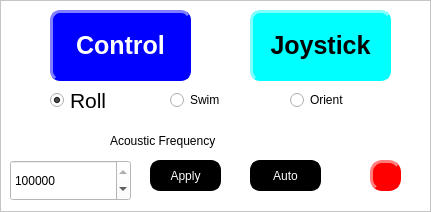
    <widget class="QFrame" name="frame">
     <property name="geometry">
      <rect>
       <x>10</x>
       <y>5</y>
       <width>431</width>
       <height>212</height>
      </rect>
     </property>
     <property name="styleSheet">
      <string notr="true"> color: rgb(0, 0, 0);
 background-color: rgb(255, 255, 255);
</string>
     </property>
     <property name="frameShape">
      <enum>QFrame::StyledPanel</enum>
     </property>
     <property name="frameShadow">
      <enum>QFrame::Raised</enum>
     </property>
     <widget class="QLabel" name="led">
      <property name="geometry">
       <rect>
        <x>370</x>
        <y>160</y>
        <width>31</width>
        <height>31</height>
       </rect>
      </property>
      <property name="styleSheet">
       <string notr="true">
                background-color: rgb(255, 0, 0);
                border-style: outset;
                border-width: 3px;
                border-radius: 12px;
                border-color: rgb(255, 0, 0);
         
                padding: 6px;</string>
      </property>
      <property name="text">
       <string/>
      </property>
     </widget>
     <widget class="QRadioButton" name="swimradio">
      <property name="geometry">
       <rect>
        <x>170</x>
        <y>90</y>
        <width>91</width>
        <height>20</height>
       </rect>
      </property>
      <property name="text">
       <string>Swim</string>
      </property>
     </widget>
     <widget class="QPushButton" name="applyacousticbutton">
      <property name="geometry">
       <rect>
        <x>150</x>
        <y>160</y>
        <width>71</width>
        <height>31</height>
       </rect>
      </property>
      <property name="styleSheet">
       <string notr="true">QPushButton {
                color: rgb(255, 255, 255);
                background-color: rgb(0, 0, 0);
                border-style: outset;
                border-width: 2px;
                border-radius: 10px;
                border-color: rgb(0, 0, 0);
                min-width: 1em;
                padding: 1px;
            }
            QPushButton:hover {
                background-color: rgb(100, 100, 100);
                color: rgb(0, 0, 0);
                border-style: inset;
            }

 		QPushButton:checked {
                color: rgb(255, 255, 255);
                background-color: rgb(255, 0, 0);
                border-style: outset;
                border-width: 2px;
                border-radius: 10px;
                border-color: rgb(200, 0, 0);
                min-width: 1em;
                padding: 1px;
}</string>
      </property>
      <property name="text">
       <string>Apply</string>
      </property>
      <property name="checkable">
       <bool>true</bool>
      </property>
     </widget>
     <widget class="QRadioButton" name="rollradio">
      <property name="geometry">
       <rect>
        <x>50</x>
        <y>90</y>
        <width>81</width>
        <height>21</height>
       </rect>
      </property>
      <property name="font">
       <font>
        <pointsize>16</pointsize>
        <italic>false</italic>
        <bold>false</bold>
       </font>
      </property>
      <property name="text">
       <string>Roll</string>
      </property>
      <property name="checked">
       <bool>true</bool>
      </property>
     </widget>
     <widget class="QPushButton" name="joystickbutton">
      <property name="geometry">
       <rect>
        <x>250</x>
        <y>10</y>
        <width>141</width>
        <height>71</height>
       </rect>
      </property>
      <property name="styleSheet">
       <string notr="true">QPushButton {
                color: rgb(0, 0, 0);
                background-color: rgb(0, 255, 255);
                border-style: outset;
                border-width: 3px;
                border-radius: 10px;
                border-color: rgb(0, 255, 255);
                min-width: 1em;
                padding: 6px;
                font: bold 25px;
            }
      
            QPushButton:checked {
                color: rgb(0, 0, 0);
                background-color: rgb(255, 0, 0);
                border-style: inset;
                border-width: 3px;
                border-radius: 10px;
                border-color: rgb(255, 0, 0);
                font: bold 25px;
                min-width: 1em;
			  padding-left: 5px;
                padding-top: 5px;
               
            }
            QPushButton:hover {
                background-color: rgb(100, 100, 100);
                color: rgb(255, 255, 255);
                border-color: rgb(100, 100, 100);
                padding-left: 5px;
                padding-top: 5px;
            }</string>
      </property>
      <property name="text">
       <string>Joystick</string>
      </property>
      <property name="checkable">
       <bool>true</bool>
      </property>
     </widget>
     <widget class="QPushButton" name="controlbutton">
      <property name="geometry">
       <rect>
        <x>50</x>
        <y>10</y>
        <width>141</width>
        <height>71</height>
       </rect>
      </property>
      <property name="styleSheet">
       <string notr="true">QPushButton {
                color: rgb(255, 255, 255);
                background-color: rgb(0, 0, 255);
                border-style: outset;
                border-width: 3px;
                border-radius: 10px;
                border-color: rgb(0, 0, 255);
                min-width: 1em;
                padding: 6px;
                font: bold 25px;
            }
      
            QPushButton:checked {
                color: rgb(255, 255, 255);
                background-color: rgb(255, 0, 0);
                border-style: inset;
                border-width: 3px;
                border-radius: 10px;
                border-color: rgb(255, 0, 0);
                font: bold 25px;
                min-width: 1em;
               
            }
            QPushButton:hover {
                background-color: rgb(100, 100, 100);
                color: rgb(255, 255, 255);
                border-color: rgb(0, 255, 0);
                padding-left: 5px;
                padding-top: 5px;
            }</string>
      </property>
      <property name="text">
       <string>Control</string>
      </property>
      <property name="checkable">
       <bool>true</bool>
      </property>
     </widget>
     <widget class="QRadioButton" name="orientradio">
      <property name="geometry">
       <rect>
        <x>290</x>
        <y>90</y>
        <width>91</width>
        <height>20</height>
       </rect>
      </property>
      <property name="text">
       <string>Orient</string>
      </property>
     </widget>
     <widget class="QSpinBox" name="acousticfreq_spinBox">
      <property name="geometry">
       <rect>
        <x>10</x>
        <y>160</y>
        <width>121</width>
        <height>41</height>
       </rect>
      </property>
      <property name="maximum">
       <number>3000000</number>
      </property>
      <property name="singleStep">
       <number>1000</number>
      </property>
      <property name="value">
       <number>1000000</number>
      </property>
     </widget>
     <widget class="QLabel" name="acousticfreqlabel">
      <property name="geometry">
       <rect>
        <x>110</x>
        <y>130</y>
        <width>311</width>
        <height>21</height>
       </rect>
      </property>
      <property name="styleSheet">
       <string notr="true"/>
      </property>
      <property name="text">
       <string>Acoustic Frequency</string>
      </property>
     </widget>
     <widget class="QPushButton" name="autoacousticbutton">
      <property name="geometry">
       <rect>
        <x>250</x>
        <y>160</y>
        <width>71</width>
        <height>31</height>
       </rect>
      </property>
      <property name="styleSheet">
       <string notr="true">QPushButton {
                color: rgb(255, 255, 255);
                background-color: rgb(0, 0, 0);
                border-style: outset;
                border-width: 2px;
                border-radius: 10px;
                border-color: rgb(0, 0, 0);
                min-width: 1em;
                padding: 1px;
            }
            QPushButton:hover {
                background-color: rgb(100, 100, 100);
                color: rgb(0, 0, 0);
                border-style: inset;
            }

 		QPushButton:checked {
                color: rgb(255, 255, 255);
                background-color: rgb(255, 0, 0);
                border-style: outset;
                border-width: 2px;
                border-radius: 10px;
                border-color: rgb(200, 0, 0);
                min-width: 1em;
                padding: 1px;
}</string>
      </property>
      <property name="text">
       <string>Auto</string>
      </property>
      <property name="checkable">
       <bool>true</bool>
      </property>
     </widget>
    </widget>
